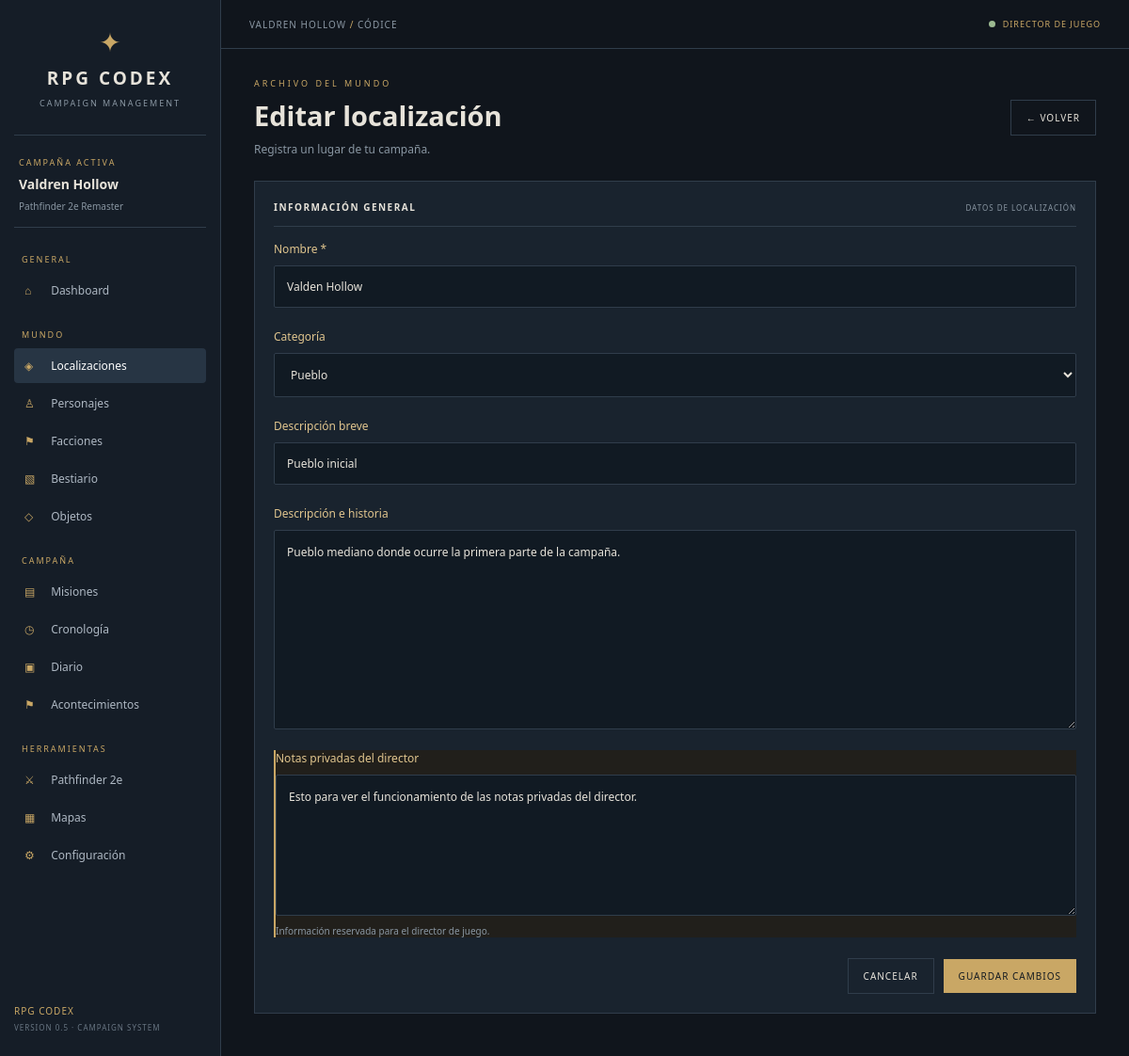
Screenshot of /locations/1/edit with the database file from the repository.
### tables this page shows
CREATE TABLE locations (
            id INTEGER PRIMARY KEY AUTOINCREMENT,
            campaign_id INTEGER NOT NULL,
            name TEXT NOT NULL,
            category TEXT DEFAULT 'Otro',
            summary TEXT DEFAULT '',
            description TEXT DEFAULT '',
            secret_notes TEXT DEFAULT '',
            created_at TIMESTAMP DEFAULT CURRENT_TIMESTAMP,
            updated_at TIMESTAMP DEFAULT CURRENT_TIMESTAMP,

            FOREIGN KEY (campaign_id)
                REFERENCES campaigns(id)
                ON DELETE CASCADE
        );

### app.py (the view, shortened to what this page needs)
@app.route("/locations/<int:location_id>/edit", methods=["GET", "POST"])
def location_edit(location_id):
    campaign = get_campaign()
    db = get_db()
    location = db.execute("SELECT * FROM locations WHERE id = ? AND campaign_id = ?", (location_id, campaign["id"])).fetchone()
    if location is None:
        abort(404)
    return render_template("locations/form.html", location=location)

### app.py (called while the page is built)
def get_campaign():
    return get_db().execute("SELECT * FROM campaigns ORDER BY id LIMIT 1").fetchone()

### database.py (called while the page is built)
def get_db():
    if "db" not in g:
        DATABASE_DIR.mkdir(parents=True, exist_ok=True)
        g.db = sqlite3.connect(DATABASE_PATH)
        g.db.row_factory = sqlite3.Row
        g.db.execute("PRAGMA foreign_keys = ON")
    return g.db

### templates/locations/form.html (shortened to what this page needs)
{% extends "base.html" %}
{% block content %}
<div class="page-title-row">
    <div>
        <div class="eyebrow">ARCHIVO DEL MUNDO</div>
        <h2>{% if location %}Editar localización{% else %}Nueva localización{% endif %}</h2>
        <p>Registra un lugar de tu campaña.</p>
    </div>
    <a href="{{ url_for('locations') }}" class="secondary-button">
        ← VOLVER
    </a>
</div>
<form method="POST" class="content-panel editor-form">
    <div class="panel-heading">
        <h3>INFORMACIÓN GENERAL</h3>
        <span>DATOS DE LOCALIZACIÓN</span>
    </div>
    <div class="form-group">
        <label for="name">Nombre *</label>
        <input
            type="text"
            id="name"
            name="name"
            required
            maxlength="150"
            placeholder="Ej. La Trucha Dorada"
            value="{{ location['name'] if location else '' }}"
        >
    </div>
    <div class="form-group">
        <label for="category">Categoría</label>
        {% set selected_category = location['category'] if location else 'Pueblo' %}
        <select id="category" name="category">
            {% for category in [
                'Pueblo', 'Ciudad', 'Edificio', 'Taberna',
                'Tienda', 'Mazmorra', 'Región', 'Exterior',
                'Fortaleza', 'Templo', 'Otro'
            ] %}
                <option value="{{ category }}"
                    {% if selected_category == category %}selected{% endif %}>
                    {{ category }}
                </option>
            {% endfor %}
        </select>
    </div>
    <div class="form-group">
        <label for="summary">Descripción breve</label>
        <input
            type="text"
            id="summary"
            name="summary"
            maxlength="300"
            placeholder="Una breve presentación del lugar"
            value="{{ location['summary'] if location else '' }}"
        >
    </div>
    <div class="form-group">
        <label for="description">Descripción e historia</label>
        <textarea
            id="description"
            name="description"
            rows="9"
            placeholder="Describe el lugar, su historia, habitantes y características..."
        >{{ location['description'] if location else '' }}</textarea>
    </div>
    <div class="form-group private-field">
        <label for="secret_notes">Notas privadas del director</label>
        <textarea
            id="secret_notes"
            name="secret_notes"
            rows="6"
            placeholder="Secretos, pistas, acontecimientos ocultos y detalles que los jugadores no deben conocer..."
        >{{ location['secret_notes'] if location else '' }}</textarea>
        <small>Información reservada para el director de juego.</small>
    </div>
    <div class="form-actions">
        <a href="{{ url_for('locations') }}" class="secondary-button">
            CANCELAR
        </a>
        <button type="submit" class="primary-button">
            {% if location %}GUARDAR CAMBIOS{% else %}CREAR LOCALIZACIÓN{% endif %}
        </button>
    </div>
</form>
{% endblock %}

### static/css/style.css (style rules this page uses)
:root { --background: #10151c; --sidebar: #151d27; --panel: #19232e; --panel-hover: #202e3b; --border: #303d4b; --gold: #c9a765; --gold-light: #e0c58e; --text: #e7e3da; --muted: #8996a2; --green: #9cba91; }
* { margin: 0; padding: 0; box-sizing: border-box; }
body { background: var(--background); color: var(--text); font-family: "Segoe UI", sans-serif; }
a { text-decoration: none; color: inherit; }
.eyebrow { color: var(--gold); font-size: 9px; letter-spacing: 3px; }
.primary-button, .secondary-button { padding: 10px 14px; font-size: 9px; letter-spacing: 1px; }
.primary-button { background: var(--gold); color: #151b21; }
.secondary-button { border: 1px solid #8996a2; color: white; }
.content-panel { background: var(--panel); border: 1px solid var(--border); padding: 20px; }
.panel-heading { display: flex; align-items: center; justify-content: space-between; gap: 10px; padding-bottom: 13px; border-bottom: 1px solid var(--border); margin-bottom: 15px; }
.panel-heading h3 { font-size: 10px; letter-spacing: 1.5px; }
.panel-heading span, .panel-heading a { color: var(--muted); font-size: 8px; letter-spacing: 1px; }
.page-title-row { display: flex; justify-content: space-between; align-items: center; gap: 20px; margin-bottom: 25px; }
.page-title-row h2 { font-size: 29px; margin: 8px 0; }
.page-title-row p { color: var(--muted); font-size: 12px; }
.primary-button, .secondary-button, .danger-button { display: inline-block; border: none; cursor: pointer; font-family: inherit; padding: 11px 16px; font-size: 10px; letter-spacing: 1px; }
.secondary-button { background: transparent; border: 1px solid var(--border); color: var(--text); }
.editor-form { max-width: 900px; }
.form-group { display: flex; flex-direction: column; gap: 9px; margin-bottom: 22px; }
.form-group label { font-size: 12px; color: var(--gold-light); }
.form-group input, .form-group select, .form-group textarea { width: 100%; background: #111a23; color: var(--text); border: 1px solid var(--border); padding: 13px; font-family: inherit; font-size: 12px; outline: none; border-radius: 2px; }
.form-group textarea { resize: vertical; line-height: 1.7; }
.form-group small { color: var(--muted); font-size: 10px; }
.private-field { border-left: 2px solid var(--gold); background: #211f1b; }
.form-actions, .detail-actions { display: flex; justify-content: flex-end; align-items: center; gap: 10px; }

### rows the page displays
locations: name "Valden Hollow", category "Pueblo", summary "Pueblo inicial", description "Pueblo mediano donde ocurre la primera parte de la campaña.", secret_notes "Esto para ver el funcionamiento de las notas privadas del director."
